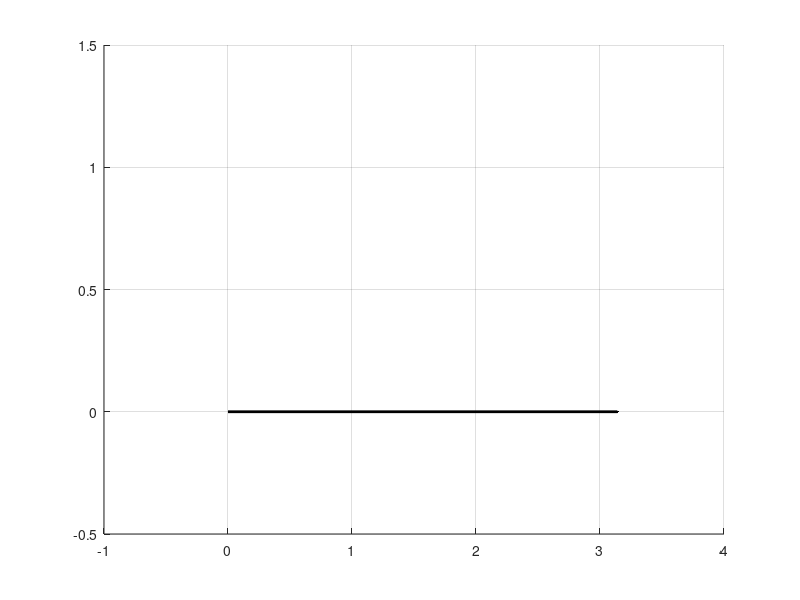
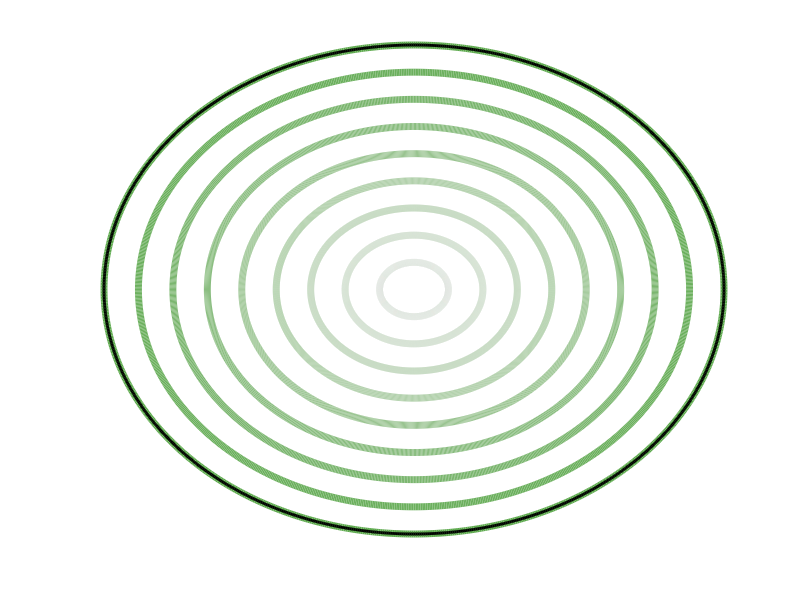
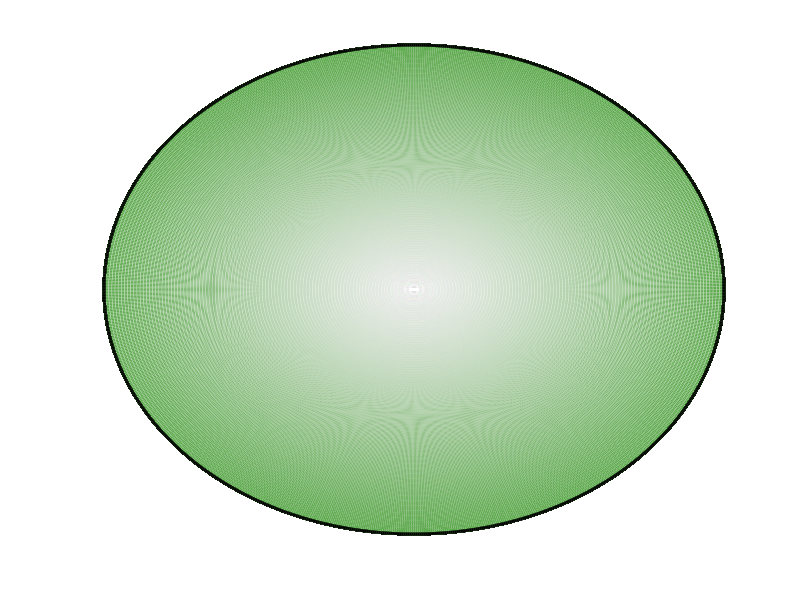

These charts were generated, in order, by the following MATLAB code:
clear; close all; clc;

%% 원을 펼쳐 놓으면 둘레가 되는 것 확인

dtheta = 1/50;
theta = -pi/2:dtheta:3/2*pi;
r = 0.5;

figure('position',[1001, 559, 1167, 420])

clear h
for i = 1:length(theta)
    hor_dest = r * (theta(i) + pi/2); % horizontal destination: r*theta = 호의 길이
    h(1) = line([0, hor_dest], [0, 0], 'color','k','linewidth',2);
    hold on;
    x = r * cos(theta(1:end-i+1)) + hor_dest;
    y = r * sin(theta(1:end-i+1))+0.5;
    
    h(2) = plot(x, y,'k','linewidth',2);
    xlim([-1, 4])
    ylim([-0.5, 1.5])
    grid on;
    drawnow;
    
    if i < length(theta)
        delete(h)
    end
end

%% 반지름이 다른 10개의 동심원 그리기

rs = linspace(0, 1, 10);
theta = linspace(0, 2*pi, 1000);

figure('position',[1001, 457, 582, 522],'color','w'); axis square;
plot(1 * cos(theta), 1* sin(theta),'k','linewidth',2);
set(gca,'visible','off')
hold on;
% my_color = bone(length(rs));

stt = ones(1,3) *0.9;
edd = [93, 169, 77]/255;

my_color = [transpose(linspace(stt(1), edd(1), length(rs))), transpose(linspace(stt(2), edd(2), length(rs))), transpose(linspace(stt(3), edd(3), length(rs)))];

for i_r = 1:length(rs)
    r = rs(i_r);
    plot(r * cos(theta), r* sin(theta),'linewidth',2,'color',my_color(i_r,:),'linewidth',5)
    plot(1 * cos(theta), 1* sin(theta),'k','linewidth',2);
    
    pause(4/length(rs));
end


%% 반지름이 다른 여러 동심원을 그려서 하나의 원의 넓이를 구성한다는 것을 보여주기


theta = linspace(0, 2*pi, 1000);

figure('position',[1001, 457, 582, 522],'color','w'); axis square;
plot(1 * cos(theta), 1* sin(theta),'k','linewidth',2);
set(gca,'visible','off')
hold on;
% my_color = bone(length(rs));

stt = ones(1,3) *0.9;
edd = [93, 169, 77]/255;

k_rs = 10:10:100;
for i_rs = 1:length(k_rs)
    rs = linspace(0, 1, k_rs(i_rs));
    my_color = [transpose(linspace(stt(1), edd(1), length(rs))), transpose(linspace(stt(2), edd(2), length(rs))), transpose(linspace(stt(3), edd(3), length(rs)))];
    
    for i_r = 1:length(rs)
        r = rs(i_r);
        plot(r * cos(theta), r* sin(theta),'linewidth',2,'color',my_color(i_r,:))
        plot(1 * cos(theta), 1* sin(theta),'k','linewidth',2);
    end
    
    pause(4/length(rs));
    
    if i_rs < length(k_rs)
        cla;
    end
end



